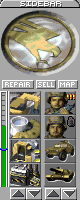
#> input picture tools/sidebar_redesign/drafts/ORIGINAL.png, 80 x 200 px, found by its file name
$ python analyse_e2_prone_v41.py
#> lines starting #> are read from the running program, lines starting #| are printed output that depends on the picture
from pathlib import Path
import json,hashlib
from PIL import Image,ImageDraw,ImageFont
r=Path(__file__).resolve().parents[2];out=r/'art/sprites/infantry-snes-v01/motion-study-v41-e2-prone-reference';out.mkdir(exist_ok=False);source=r/'art/sprites/infantry-snes-v01/source-study-v02/E2';im=Image.open(source/'original.png').convert('RGBA');views=['N','NW','W','SW','S','SE','E','NE'];font=ImageFont.truetype('/System/Library/Fonts/Helvetica.ttc',15);manifest={}
#> further down, im is the input picture: PIL image 80x200 RGBA; mean R, G, B, A 140.2, 139.6, 125.6, 255
for vi,v in enumerate(views):
 board=Image.new('RGB',(1440,500),(25,28,33));d=ImageDraw.Draw(board);actions={}
 for row,(name,start,count,jump,fps)in enumerate([('fire_prone',288,8,12,15),('crawl',240,4,4,7.5),('lie_down',224,2,2,7.5),('get_up',272,2,2,5)]):
  hashes={};cells=[]
  for k in range(count):
   n=start+vi*jump+k;crop=im.crop((n%20*50,n//20*39,n%20*50+50,n//20*39+39));tile=crop.crop((12,9,38,34)).resize((130,125),Image.Resampling.NEAREST);x=k*180+20 if row==0 else (sum([4,2,2][:max(0,row-1)])+k)*180+20;y=50 if row==0 else 300
   board.paste(tile,(x,y),tile);d.text((x,y-24),f'{name} {k} / DOS{n}',font=font,fill='#e7bd70');h=hashlib.sha256(crop.tobytes()).hexdigest();hashes.setdefault(h,[]).append(k);cells.append({'stage':k,'source_index':n,'rgba_sha256':h})
  actions[name]={'count':count,'fps':fps,'source_start':start+vi*jump,'source_jump':jump,'unique':len(hashes),'exact_holds':[ks for ks in hashes.values()if len(ks)>1],'cells':cells}
 d.text((20,12),v+' / Authentic whole prone throw plus crawl and entry/exit / no native remake yet',font=font,fill='#dce3e7');board.save(out/f'{v}-source-action-board.png');manifest[v]=actions
#> this loop made 8 passes
#> pass 1, `board = Image.new('RGB', (1440, 500), (25, 28, 33))`:
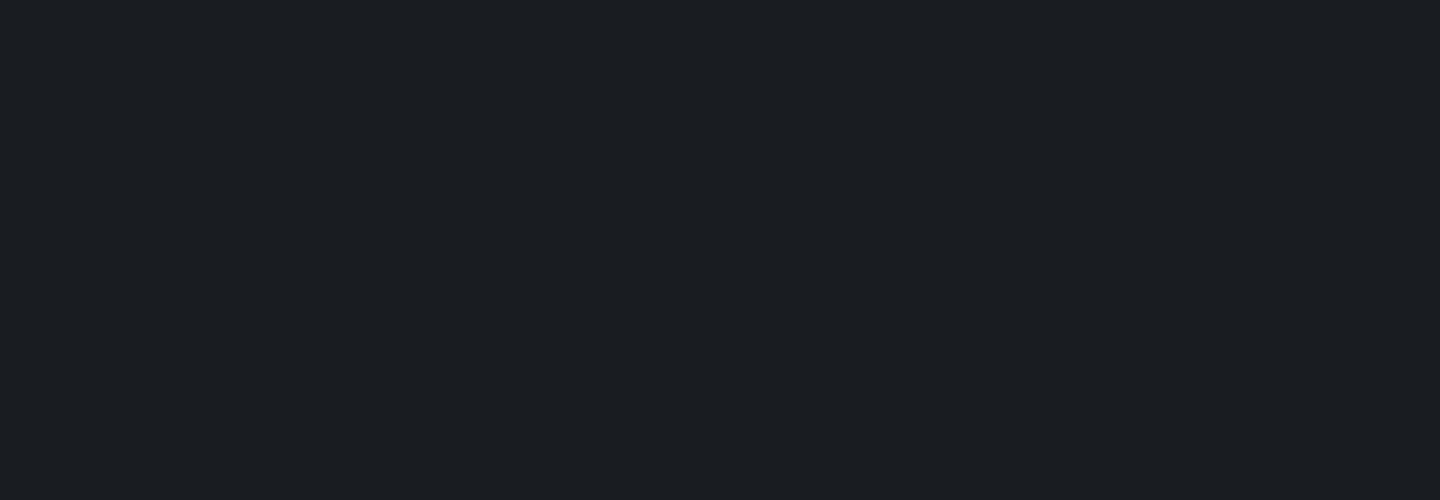
#> board: PIL image 1440x500 RGB; mean R, G, B 25, 28, 33
#> pass 1, `d.text((20, 12), v + ' / Authentic whole prone throw plus crawl and en`:
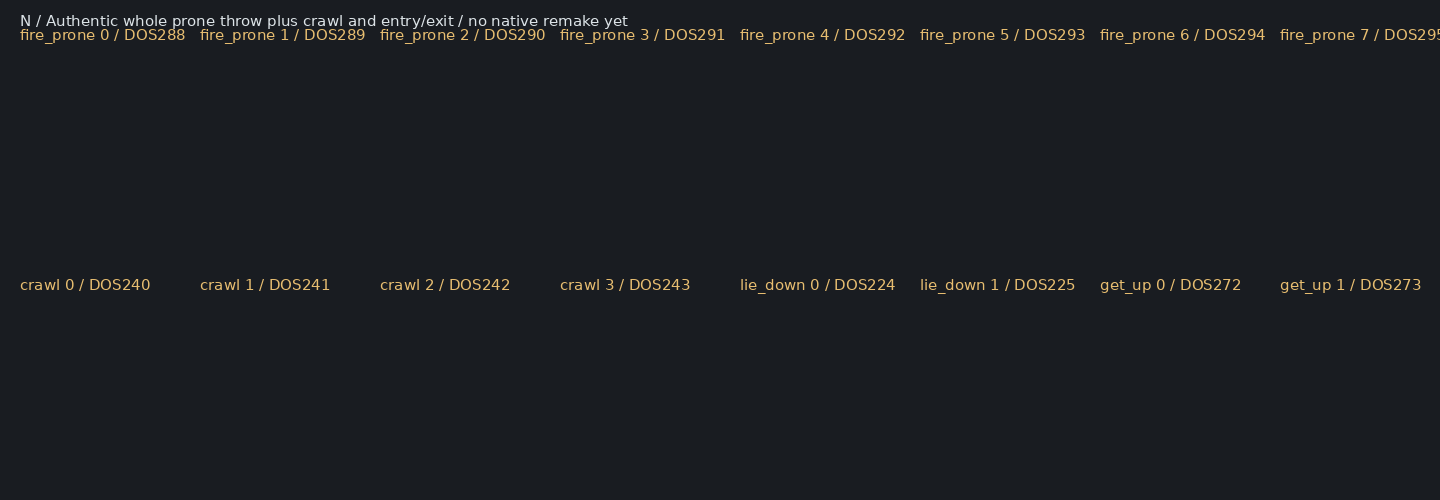
#> saved as N-source-action-board.png: PIL image 1440x500 RGB; mean R, G, B 27.4, 30, 34.2
#> pass 2, `d.text((20, 12), v + ' / Authentic whole prone throw plus crawl and en`:
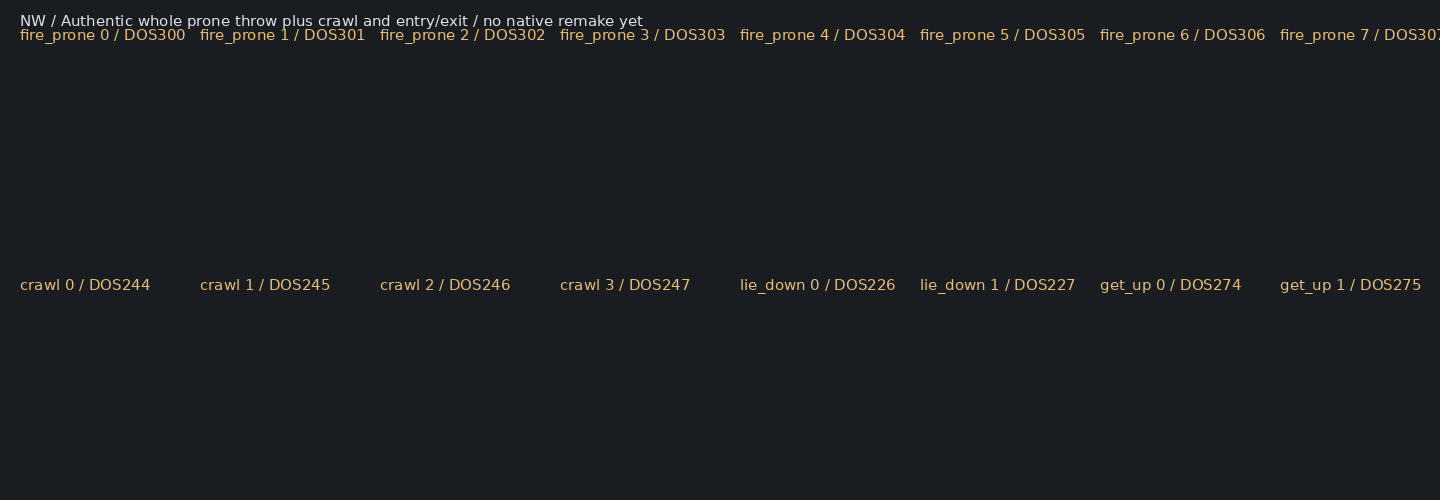
#> saved as NW-source-action-board.png: PIL image 1440x500 RGB; mean R, G, B 27.4, 30, 34.2
#> after the loop: tile: PIL image 130x125 RGBA; every value is 0
#> after the loop, manifest = 8 items
(out/'source-action-brief.json').write_text(json.dumps({'date':'2026-10-21','before_new_art':True,'scope':'Source-only prone action analysis before any native prone art. No acceptance or runtime delivery implied.','source_original_sha256':hashlib.sha256((source/'original.png').read_bytes()).hexdigest(),'source_table':'brain/vanilla/tiberiandawn/idata.cpp GrenadierDos and E2type','engine_completion':'brain/vanilla/tiberiandawn/infantry.cpp: default completion returns stationary prone soldier to DO_PRONE, not upright ready; launch uses Class->ProneLaunch when IsProne.','prone_throw':{'count':8,'stored_per_heading':12,'unused_local_stages':[8,9,10,11],'fps':15,'release_stage':6,'next_stationary_state':'DO_PRONE held first throw cell'},'other_rates':{'lie_down':7.5,'crawl':7.5,'get_up':5},'source_camera_records':manifest,'review_status':'Boards generated for whole-action visual analysis; camera observations follow before native authoring.'},indent=2)+'\n');print(out)
#| art/sprites/infantry-snes-v01/motion-study-v41-e2-prone-reference
